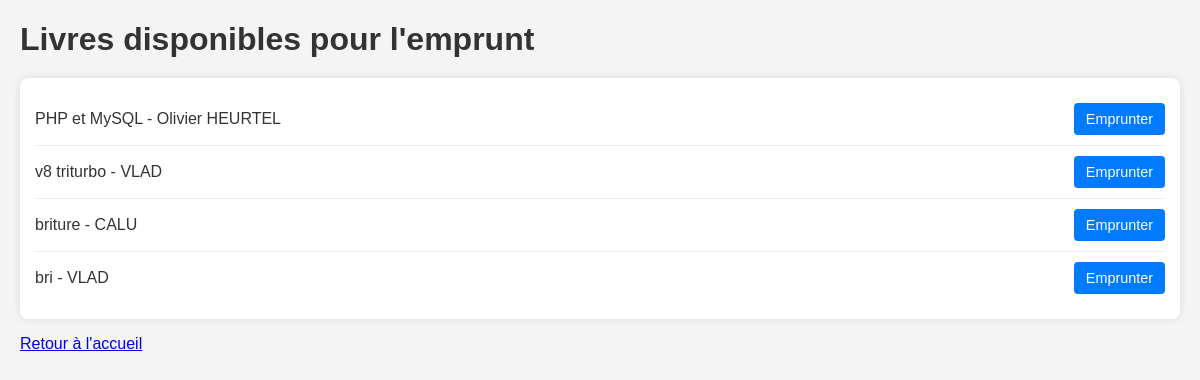
Screenshot of /emprunter/ (signed in) with the database file from the repository.
### biblio/models.py (models this page shows, shortened)
class Livre(models.Model):
    titre = models.CharField(max_length=200)
    auteur = models.CharField(max_length=150)
    isbn = models.CharField(max_length=13, unique=True)
    date_publication = models.DateField(null=True, blank=True)
    nombre_exemplaires = models.PositiveIntegerField(default=1)
    nombre_disponibles = models.PositiveIntegerField(default=1)

### biblio/views.py (the view)
# urls.py: path('emprunter/', views.liste_livres_emprunt, name='liste_livres_emprunt'),
@permission_required('biblio.add_emprunt')
def liste_livres_emprunt(request):
    livres = Livre.objects.filter(nombre_disponibles__gt=0)
    return render(request, 'biblio/liste_livres_emprunt.html', {'livres': livres})

### biblio/templates/biblio/liste_livres_emprunt.html (shortened to what this page needs)
<!DOCTYPE html>
<html lang="fr">
<head>
</head>
<body>
    <h1>Livres disponibles pour l'emprunt</h1>
    {% if livres %}
        <ul>
            {% for livre in livres %}
                <li>
                    <span>{{ livre.titre }} - {{ livre.auteur }}</span>
                    <a href="{% url 'emprunter_livre' livre.id %}">Emprunter</a>
                </li>
            {% endfor %}
        </ul>
    {% else %}
        <p class="no-books">Aucun livre disponible pour l'emprunt pour le moment.</p>
    {% endif %}
    <p><a href="{% url 'accueil' %}">Retour à l'accueil</a></p>
</body>
</html>

### biblio/templates/biblio/liste_livres_emprunt.html (style rules this page uses)
body { font-family: sans-serif; margin: 20px; background-color: #f4f4f4; color: #333; }
h1 { color: #333; margin-bottom: 20px; }
ul { list-style: none; padding: 0; background-color: #fff; border-radius: 8px; box-shadow: 0 0 10px rgba(0, 0, 0, 0.1); padding: 15px; }
li { padding: 10px 0; border-bottom: 1px solid #eee; display: flex; justify-content: space-between; align-items: center; }
li:last-child { border-bottom: none; }
li a { color: white; background-color: #007bff; text-decoration: none; padding: 8px 12px; border-radius: 4px; font-size: 0.9em; }
p { margin-top: 15px; color: #555; }

### rows the page displays
Livre: titre "PHP et MySQL", auteur "Olivier HEURTEL"
Livre: titre "v8 triturbo", auteur "VLAD"
Livre: titre "briture", auteur "CALU"
Livre: titre "bri", auteur "VLAD"
